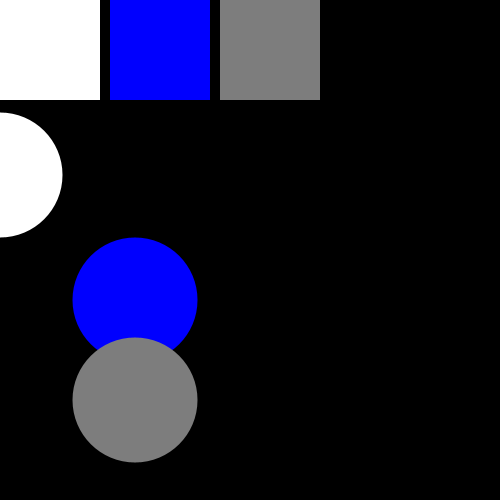
Frame 1 (no input)
Frame 60 (the mouse pressed at the canvas centre just before this capture): identical to frame 1, image omitted
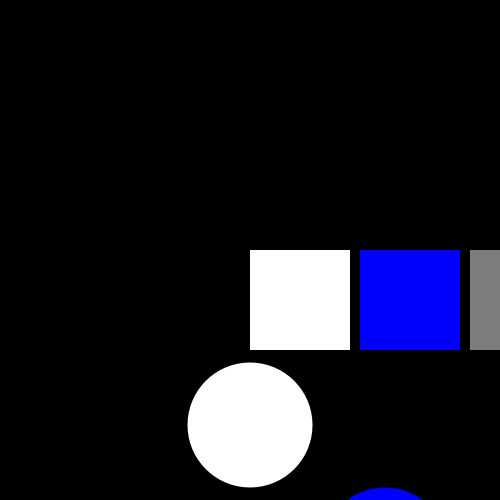
Frame 120 (the mouse held since frame 60 and released just before this capture)

The Processing sketch that drew these frames (run headless with seeded random() and noise(); from frame 60 on, the mouse is pressed at the canvas centre):

// Processing sketch: aohsfvi
// ── aohsfvi.pde
void setup () {
  size(500,500);
  
  noStroke();
}

void draw () {
  background(0);
  fill(255);
  rect(mouseX,mouseY,100,100);
  fill(#0000ff);
  rect(mouseX+110,mouseY,100,100);
  fill(125);
  rect(mouseX+220,mouseY,100,100);
  fill(255);
  ellipse(mouseX,mouseY+175,125,125);
  fill(0,0,255);
  ellipse(mouseX+135,mouseY+300,(125),(125));
  fill(125);
  ellipse(mouseX+135,mouseY+400,(125),(125));
}
